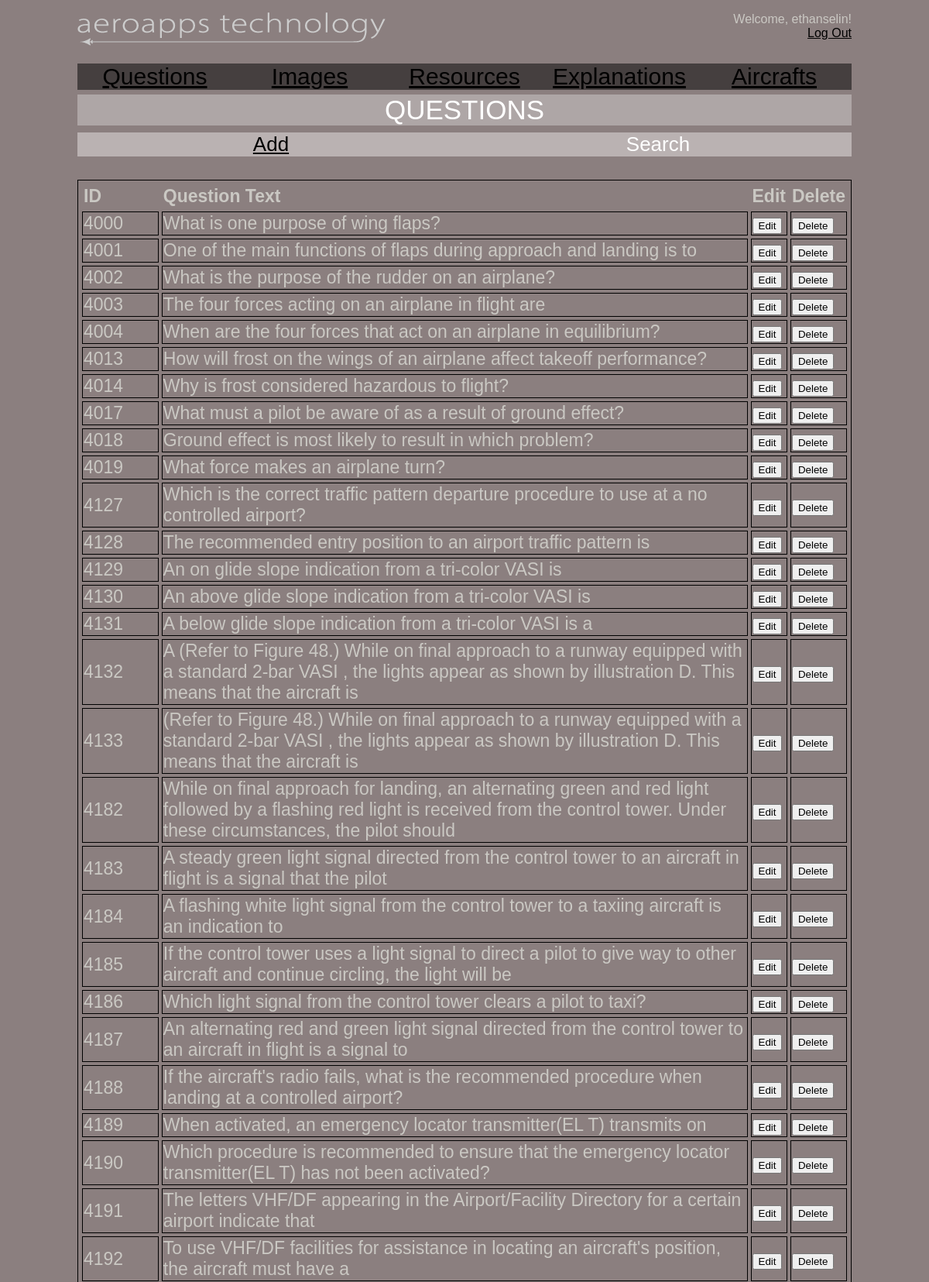
/questions.php (signed in, upper part), run on the app's committed database.
### tables this page shows
CREATE TABLE `test_questions` (
  `test` varchar(15) NOT NULL,
  `qID` int(4) NOT NULL,
  `qText` varchar(250) NOT NULL,
  `ls_code` char(6) NOT NULL,
  `qImg1ID` int(11) DEFAULT NULL,
  `qImg2ID` int(11) DEFAULT NULL,
  `qImg3ID` int(11) DEFAULT NULL,
  `qImg4ID` int(11) DEFAULT NULL,
  `qImg5ID` int(11) DEFAULT NULL,
  `refName` varchar(6) NOT NULL,
  `refPincite` varchar(7) NOT NULL,
  PRIMARY KEY (`qID`),
  KEY `ls_code` (`ls_code`)
);

### questions.php (the view, shortened to what this page needs)
<!DOCTYPE html>
<html lang ="en">
  <head>
	<link type="text/css" rel="stylesheet" href="stylesheets/style.css" />
  </head>
  <body>
  	<div id="header">
		<p>
			<span class="left"><a href="menu.php"><img src="images/headerlogo.png" alt="Aeroapps Logo" /></a></span>
			<?php
			if (isset($_SESSION["admin"]))
			{
				echo '<span class="right">Welcome, ' . $_SESSION["admin"] . '!</span><br />';
			}
			else
			{
				echo '<span class="right">Welcome, Guest!</span><br />';
			}
			?>
			<span class="right"><span class="small"><a href="logout.php">Log Out</a></span></span>
			<br />
		</p>
	</div>
	<div id="navselection">
    	<ul id="navbar">
    		<li><a href="questions.php">Questions</a></li>
    		<li><a href="images.php">Images</a></li>
    		<li><a href="resources.php">Resources</a></li>
      		<li><a href="explanations.php">Explanations</a></li>
   			<li><a href="aircrafts.php">Aircrafts</a></li>
    	</ul>
    </div>
	<div id="title">Questions</div>
	<div id="selection">
    	<ul id="options">
    		<li><a href="uploadquestion.php">Add</a></li>
    		<li>Search</li>
    	</ul>
    </div>
    <div id=list>
    	<?php
			echo "<table width='100%' cellspacing='6px' style='border: solid 1px black;'>";
			echo "<tr><th width='10%'>ID</th><th>Question Text</th><th>Edit</th><th>Delete</th></tr>";
			include('connect/local-connect.php');
			$query = mysqli_query($dbc, "SELECT qID, qText FROM test_questions") or die(mysqli_error($con));
			if(mysqli_num_rows($query) > 0) {
    			while($row = mysqli_fetch_array($query)) {
        			echo "<tr><td style='outline: thin solid black'>".$row['qID']."</td>";
        			echo "<td style='outline: thin solid black'>".$row['qText']."</td>";
					echo "<td style='outline: thin solid black'><form action='editquestion.php' method='POST'><input type='hidden' name='tempEditID' value='".$row["qID"]."'/><input type='submit' name='edit-btn' value='Edit' /></form></td>";
					echo "<td style='outline: thin solid black'><form action='deletequestionprocess.php' method='POST' onSubmit=\"return confirm('Are you sure you want to delete?')\"><input type='hidden' name='tempDeleteID' value='".$row["qID"]."'/><input type='submit' name='delete-btn' value='Delete' /></form></td></tr>";
    			}
			}
			echo "</table>";
		?>
    </div>
  </body>
</html>

### stylesheets/style.css (style rules this page uses)
body { color: #CAC8C3; font-family: Arial, Helvetica, Arial, sans-serif; background-color: rgba(24,0,0,0.5); width: 1000px; margin: auto; text-align: center; }
#header { clear: both; text-align: center; margin-bottom: 5px; }
.left { float: left; }
.right { float: right; }
#title { text-align: center; font-size: 35px; color: White; background: rgba(255,255,255,0.3); width: 100%; text-transform: uppercase; margin-bottom: -17px; }
#selection { font-size: 20px; }
#selection li { list-style: none; float: left; width: 500px; background: rgba(255,255,255,0.4); display: block; color: white; margin-bottom: 30px; }
#navselection { font-size: 30px; margin-bottom: 70px; }
#navselection li { list-style: none; float: left; width: 200px; display: block; background: rgba(0,0,0,0.5); color: white; }
#navbar { width: 1000px; text-decoration: none; }
ul#navbar { list-style: none; padding: 0; }
#options { width: 1000px; font-size: 26px; }
ul#options { list-style: none; padding: 0; }
#list { margin-top: 50px; text-align: left; font-size: 23px; margin-bottom: 50px; }
a:link { color: #000000; }

### data on the page
test_questions: qID "4000", qText "What is one purpose of wing flaps?"
test_questions: qID "4001", qText "One of the main functions of flaps during approach and landing is to"
test_questions: qID "4002", qText "What is the purpose of the rudder on an airplane?"
test_questions: qID "4003", qText "The four forces acting on an airplane in flight are"
test_questions: qID "4004", qText "When are the four forces that act on an airplane in equilibrium?"
test_questions: qID "4013", qText "How will frost on the wings of an airplane affect takeoff performance?"
test_questions: qID "4014", qText "Why is frost considered hazardous to flight?"
test_questions: qID "4017", qText "What must a pilot be aware of as a result of ground effect?"
test_questions: qID "4018", qText "Ground effect is most likely to result in which problem?"
test_questions: qID "4019", qText "What force makes an airplane turn?"
test_questions: qID "4127", qText "Which is the correct traffic pattern departure procedure to use at a no controlled airport?"
test_questions: qID "4128", qText "The recommended entry position to an airport traffic pattern is"
test_questions: qID "4129", qText "An on glide slope indication from a tri-color VASI is"
test_questions: qID "4130", qText "An above glide slope indication from a tri-color VASI is"
test_questions: qID "4131", qText "A below glide slope indication from a tri-color VASI is a"
test_questions: qID "4132", qText "A (Refer to Figure 48.) While on final approach to a runway equipped with a standard 2-bar VASI , the lights appear as shown by illustration D. This means that the aircraft is"
test_questions: qID "4133", qText "(Refer to Figure 48.) While on final approach to a runway equipped with a standard 2-bar VASI , the lights appear as shown by illustration D. This means that the aircraft is"
test_questions: qID "4182", qText "While on final approach for landing, an alternating green and red light followed by a flashing red light is received from the control tower. Under these circumstances, the pilot should"
test_questions: qID "4183", qText "A steady green light signal directed from the control tower to an aircraft in flight is a signal that the pilot"
test_questions: qID "4184", qText "A flashing white light signal from the control tower to a taxiing aircraft is an indication to"
test_questions: qID "4185", qText "If the control tower uses a light signal to direct a pilot to give way to other aircraft and continue circling, the light will be"
test_questions: qID "4186", qText "Which light signal from the control tower clears a pilot to taxi?"
test_questions: qID "4187", qText "An alternating red and green light signal directed from the control tower to an aircraft in flight is a signal to"
test_questions: qID "4188", qText "If the aircraft's radio fails, what is the recommended procedure when landing at a controlled airport?"
test_questions: qID "4189", qText "When activated, an emergency locator transmitter(EL T) transmits on"
test_questions: qID "4190", qText "Which procedure is recommended to ensure that the emergency locator transmitter(EL T) has not been activated?"
test_questions: qID "4191", qText "The letters VHF/DF appearing in the Airport/Facility Directory for a certain airport indicate that"
test_questions: qID "4192", qText "To use VHF/DF facilities for assistance in locating an aircraft's position, the aircraft must have a"

### other printed values
$_SESSION["admin"] "ethanselin"
